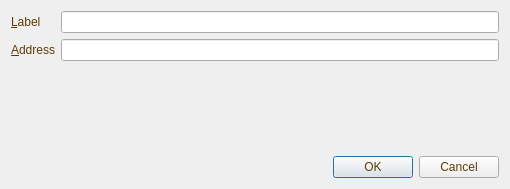
<?xml version="1.0" encoding="UTF-8"?>
<ui version="4.0">
 <class>EditAddressDialog</class>
 <widget class="QDialog" name="EditAddressDialog">
  <property name="geometry">
   <rect>
    <x>0</x>
    <y>0</y>
    <width>510</width>
    <height>189</height>
   </rect>
  </property>
  <property name="windowTitle">
   <string>Edit Address</string>
  </property>
  <property name="styleSheet">
   <string notr="true">background-image: url(:/images/image2);
color: rgb(95, 61, 3);</string>
  </property>
  <layout class="QVBoxLayout" name="verticalLayout">
   <item>
    <layout class="QFormLayout" name="formLayout">
     <property name="fieldGrowthPolicy">
      <enum>QFormLayout::AllNonFixedFieldsGrow</enum>
     </property>
     <item row="0" column="0">
      <widget class="QLabel" name="label">
       <property name="text">
        <string>&amp;Label</string>
       </property>
       <property name="buddy">
        <cstring>labelEdit</cstring>
       </property>
      </widget>
     </item>
     <item row="0" column="1">
      <widget class="QLineEdit" name="labelEdit">
       <property name="toolTip">
        <string>The label associated with this address book entry</string>
       </property>
      </widget>
     </item>
     <item row="1" column="0">
      <widget class="QLabel" name="label_2">
       <property name="text">
        <string>&amp;Address</string>
       </property>
       <property name="buddy">
        <cstring>addressEdit</cstring>
       </property>
      </widget>
     </item>
     <item row="1" column="1">
      <widget class="QLineEdit" name="addressEdit">
       <property name="toolTip">
        <string>The address associated with this address book entry. This can only be modified for sending addresses.</string>
       </property>
      </widget>
     </item>
    </layout>
   </item>
   <item>
    <widget class="QDialogButtonBox" name="buttonBox">
     <property name="orientation">
      <enum>Qt::Horizontal</enum>
     </property>
     <property name="standardButtons">
      <set>QDialogButtonBox::Cancel|QDialogButtonBox::Ok</set>
     </property>
    </widget>
   </item>
  </layout>
 </widget>
 <resources/>
 <connections>
  <connection>
   <sender>buttonBox</sender>
   <signal>accepted()</signal>
   <receiver>EditAddressDialog</receiver>
   <slot>accept()</slot>
   <hints>
    <hint type="sourcelabel">
     <x>248</x>
     <y>254</y>
    </hint>
    <hint type="destinationlabel">
     <x>157</x>
     <y>274</y>
    </hint>
   </hints>
  </connection>
  <connection>
   <sender>buttonBox</sender>
   <signal>rejected()</signal>
   <receiver>EditAddressDialog</receiver>
   <slot>reject()</slot>
   <hints>
    <hint type="sourcelabel">
     <x>316</x>
     <y>260</y>
    </hint>
    <hint type="destinationlabel">
     <x>286</x>
     <y>274</y>
    </hint>
   </hints>
  </connection>
 </connections>
</ui>
